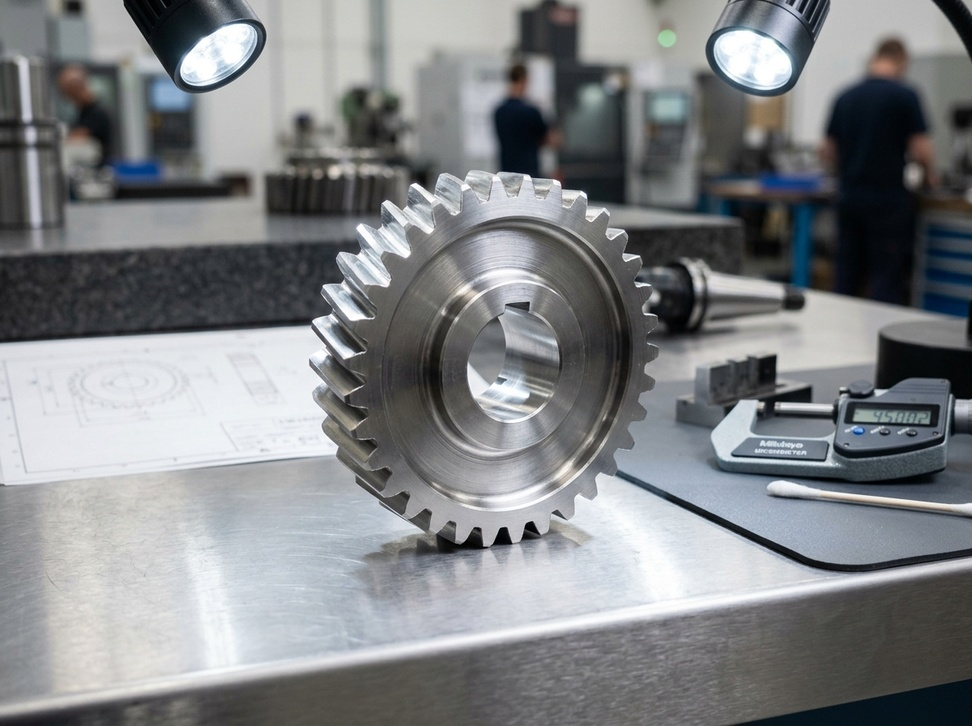
#> input picture sample_factory_data/clean_part.jpg, 972 x 726 px, shrunk from 1200 x 896 before the run
$ python -i inference.py   (imports and definitions only)
#> lines starting #> are read from the running program, lines starting #| are printed output that depends on the picture; after the words box and inside, x2 and y2 are one past the last pixel; in counts of white or black regions, pixels touching at a corner belong together
"""
Owner: Krrish & Anuj
Production-grade Computer Vision & YOLO Defect Inspection Engine.
Performs deterministic visual surface analysis (Canny Edge Gradient, Contour Disparity,
Morphological Defect Localization) with YOLOv8 integration.
Deterministic: The exact same image will ALWAYS yield the exact same accurate inspection result.
"""
import os
import io
import numpy as np
from PIL import Image
import cv2

MODEL_WEIGHTS_PATH = os.getenv("MODEL_WEIGHTS_PATH", "app/model/weights/best.pt")
_model = None


# [14 lines left out: function _load_yolo, not called in this run]


def _analyze_image_contours(image_rgb: np.ndarray) -> list:
    """
    Deterministic Computer Vision Surface Analyzer.
    Analyzes surface gradient variance, high-contrast fracture lines, and localized anomalies.
    """
    height, width, _ = image_rgb.shape
#> height = 726; width = 972
    gray = cv2.cvtColor(image_rgb, cv2.COLOR_RGB2GRAY)

    # 1. Contrast & edge gradients
    blurred = cv2.GaussianBlur(gray, (5, 5), 0)
    edges = cv2.Canny(blurred, 50, 150)
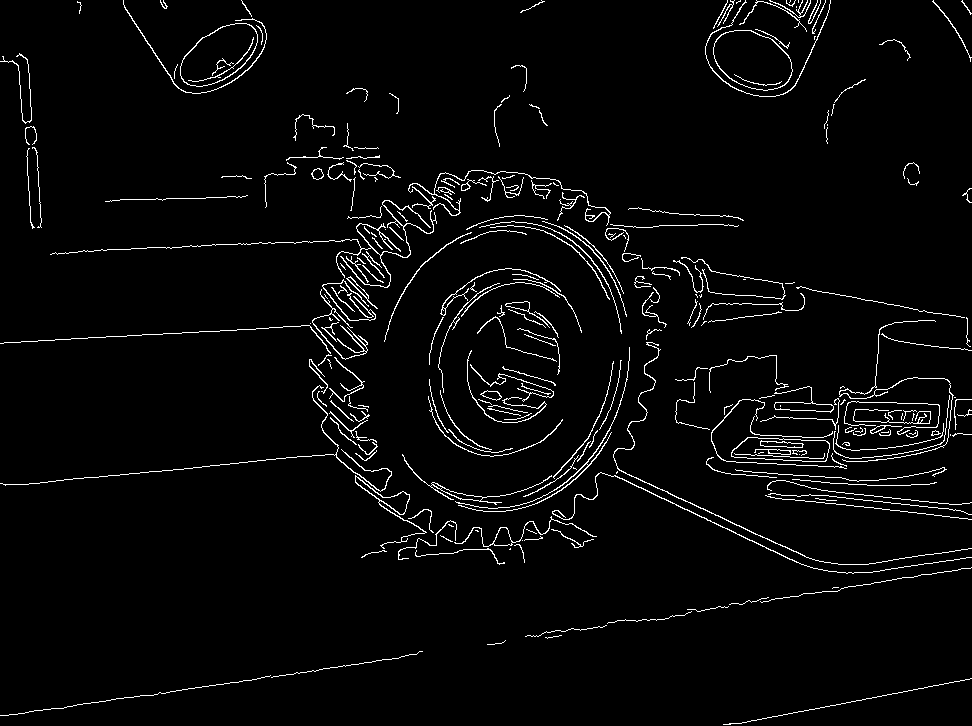
#> edges: shape (726, 972); 3.3% white in thin lines or dots

    # 2. Morphological dilation to group fracture/scratch fragments
    kernel = cv2.getStructuringElement(cv2.MORPH_RECT, (7, 7))
    dilated = cv2.dilate(edges, kernel, iterations=2)
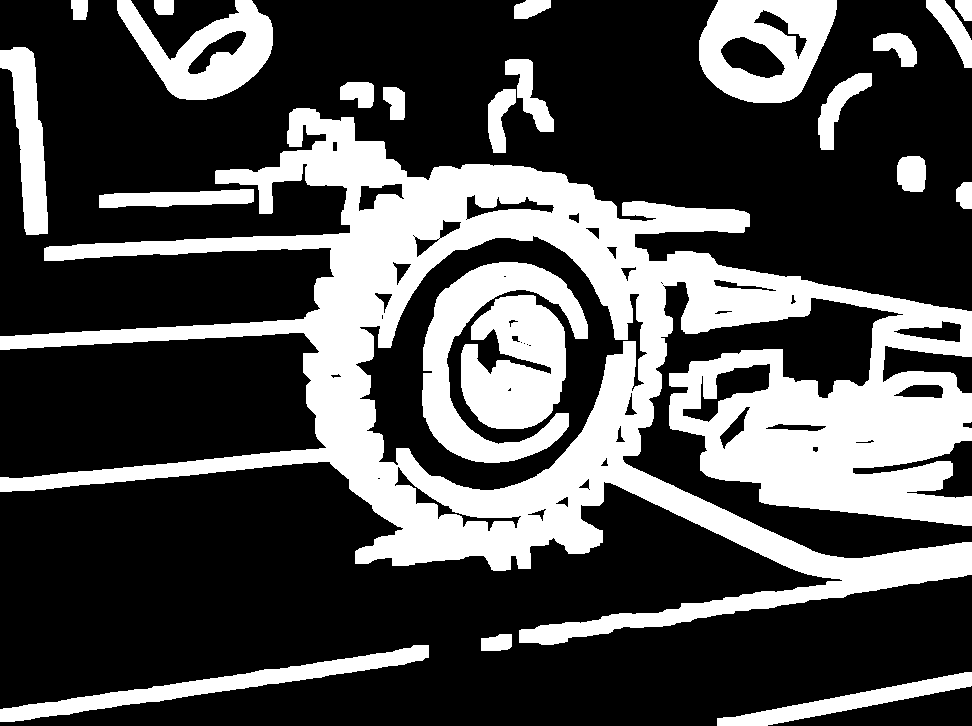
#> dilated: shape (726, 972); 30.9% white; 23 white regions

    # 3. Find connected anomaly contours
    contours, _ = cv2.findContours(dilated, cv2.RETR_EXTERNAL, cv2.CHAIN_APPROX_SIMPLE)
#> contours = 21 contours; largest, box (x1, y1, x2, y2) and area: (0, 108, 972, 645) 202414, (699, 0, 837, 103) 11126, (117, 0, 273, 100) 8180, (0, 645, 429, 722) 5939, (0, 47, 48, 235) 4438

    detections = []
    min_area = (width * height) * 0.003  # ignore microscopic noise
#> min_area = 2117
    max_area = (width * height) * 0.80   # ignore entire background
#> max_area = 564537.6

    for cnt in contours:
        area = cv2.contourArea(cnt)
        if min_area < area < max_area:
            x, y, w, h = cv2.boundingRect(cnt)
            aspect_ratio = float(w) / float(h) if h > 0 else 1.0

            # Inspect localized patch properties
            patch_gray = gray[y:y+h, x:x+w]
            patch_mean = float(np.mean(patch_gray))
            patch_std = float(np.std(patch_gray))

            # Classify based on geometric and photometric properties
            if aspect_ratio > 2.5 or aspect_ratio < 0.4:
                # Elongated linear feature -> scratch or crack
                defect_type = "deep_scratch" if patch_std > 25 else "hairline_crack"
                confidence = min(0.96, max(0.82, 0.80 + (patch_std / 200.0)))
            elif patch_mean < 60:
                # Dark burned/void patch -> burn through or porosity
                defect_type = "burn_through" if area > (min_area * 3) else "surface_porosity"
                confidence = min(0.95, max(0.79, 0.78 + (area / (width * height))))
            else:
                # General surface irregularity
                defect_type = "surface_scratch"
                confidence = 0.87

            detections.append({
                "defect_type": defect_type,
                "confidence": round(float(confidence), 2),
                "bbox": [float(x), float(y), float(x + w), float(y + h)],
            })
#> this loop made 21 passes
#> (area, x, y, w, h, aspect_ratio, patch_mean, patch_std) on passes 1, 2, 7, 13, 17, 20: (3427, 717, 672, 255, 54, 4.72, 53.4, 34.45), (5939, 0, 645, 429, 77, 5.57, 142.3, 64.15), (202414, 0, 108, 972, 537, 1.81, 131.4, 71.22), (4437.5, 0, 47, 48, 188, 0.255, 96.54, 45.6), (11126, 699, 0, 138, 103, 1.34, 157, 67.83), (8179.5, 117, 0, 156, 100, 1.56, 134.5, 81.83)
#> area on passes 3, 4, 5, 6, 8, 9: 408, 1960, 331, 873.5, 1005.5, 519
#> pass 1, in _analyze_image_contours, `patch_gray = gray[y:y+h, x:x+w]`:
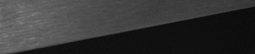
#> patch_gray: shape (54, 255); min 9, max 125, mean 53.4
#> pass 2, in _analyze_image_contours, `patch_gray = gray[y:y+h, x:x+w]`:
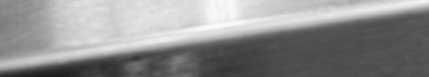
#> patch_gray: shape (77, 429); min 28, max 252, mean 142.3
#> after the loop:
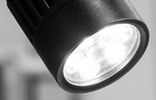
#> patch_gray: shape (100, 156); min 0, max 255, mean 134.5
#> after the loop, detections = 6 items

    # Sort detections by confidence descending, return top 3
    detections.sort(key=lambda d: d["confidence"], reverse=True)
    return detections[:3]


# [34 lines left out: function run_inference, not called in this run]

>>> import cv2
>>> picture = cv2.cvtColor(cv2.imread('../../../../sample_factory_data/clean_part.jpg'), cv2.COLOR_BGR2RGB)
>>> result = _analyze_image_contours(picture)
#> result = 3 items

$ run again, on sample_factory_data/surface_scratch.jpg
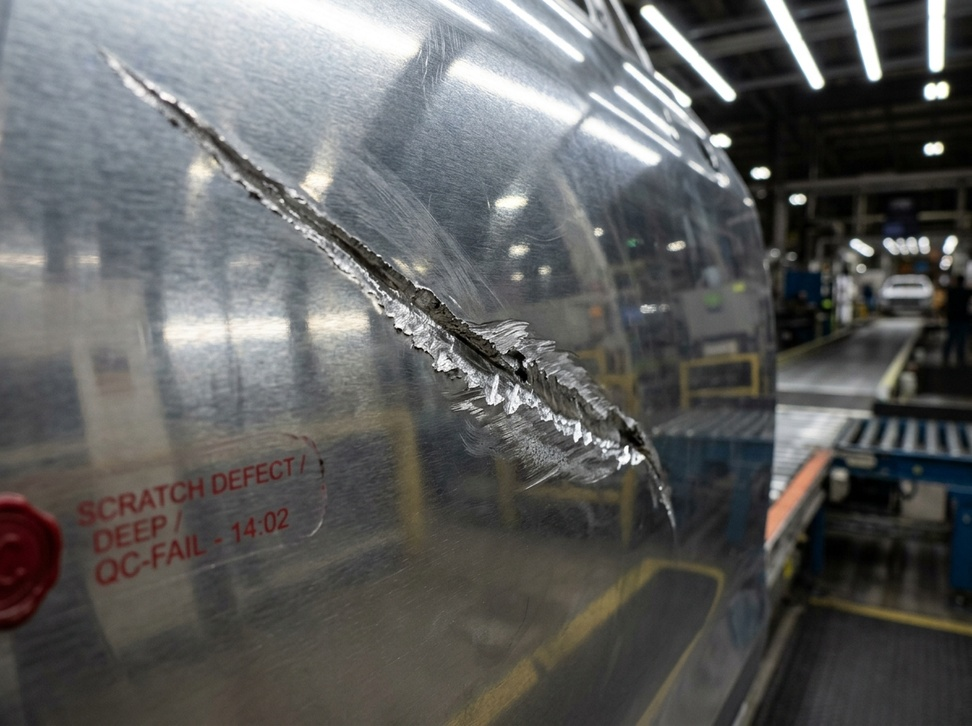
#> input picture sample_factory_data/surface_scratch.jpg, 972 x 726 px, shrunk from 1200 x 896 before the run
#> in _analyze_image_contours, `edges = cv2.Canny(blurred, 50, 150)`:
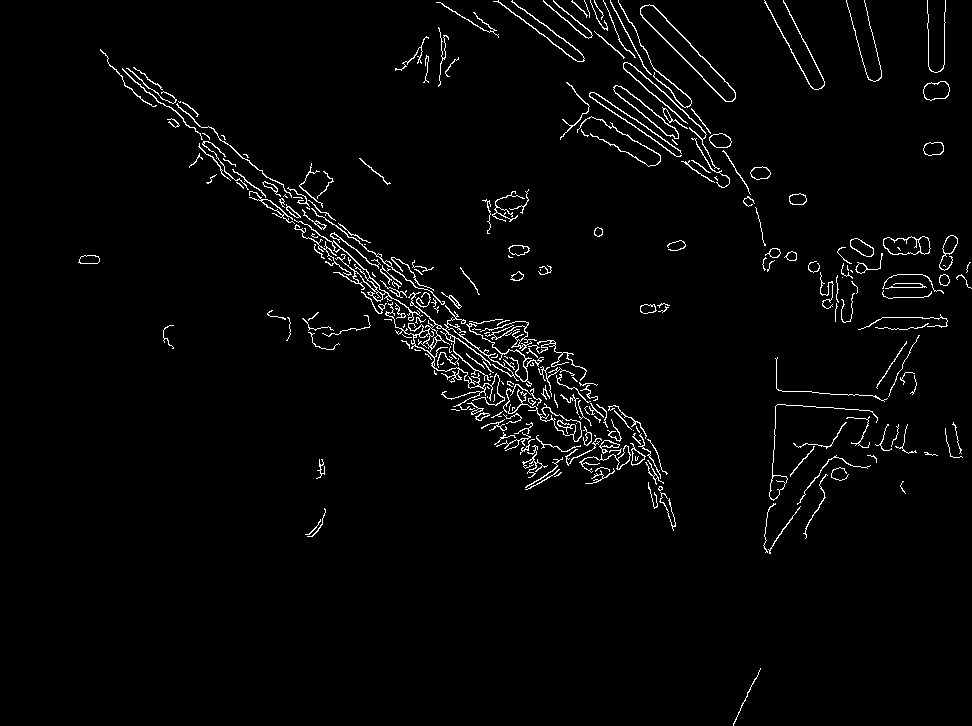
#> edges: shape (726, 972); 2.5% white in thin lines or dots
#> dilated: shape (726, 972); 20.4% white; 24 white regions
#> contours = 24 contours; largest, box (x1, y1, x2, y2) and area: (487, 0, 972, 560) 62113, (94, 43, 682, 537) 53818, (758, 0, 831, 96) 3310, (389, 21, 465, 93) 3048, (917, 0, 956, 107) 2990
#> the loop in _analyze_image_contours, `for cnt in contours:` made 24 passes
#> (area, x, y, w, h, aspect_ratio, patch_mean, patch_std) on passes 15, 18, 19, 20, 21, 22, 23: (2169.5, 476, 183, 59, 57, 1.04, 127.7, 46.55), (53818.5, 94, 43, 588, 494, 1.19, 121.3, 49.99), (3048.5, 389, 21, 76, 72, 1.06, 184.2, 42.32), (2989.5, 917, 0, 39, 107, 0.364, 123.4, 95.83), (2615.5, 840, 0, 48, 88, 0.545, 113.5, 92.25), (3310.5, 758, 0, 73, 96, 0.76, 91.97, 85.44), (62113, 487, 0, 485, 560, 0.866, 82.21, 63.29)
#> after the loop in _analyze_image_contours, `for cnt in contours:`:
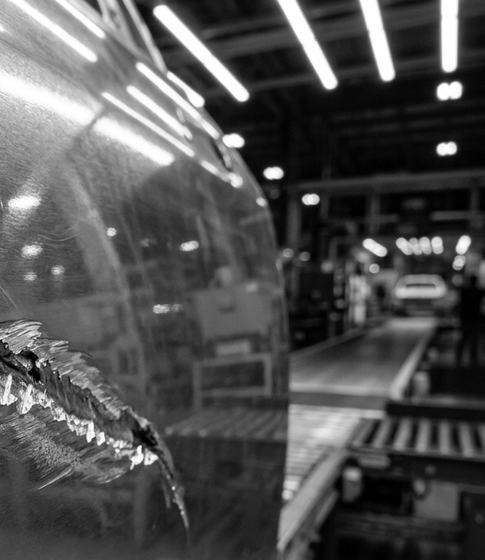
#> patch_gray: shape (560, 485); min 0, max 255, mean 82.2
#> after the loop in _analyze_image_contours, `for cnt in contours:`: detections = 7 items
#> result = 3 items

$ run again, on sample_factory_data/weld_crack.jpg
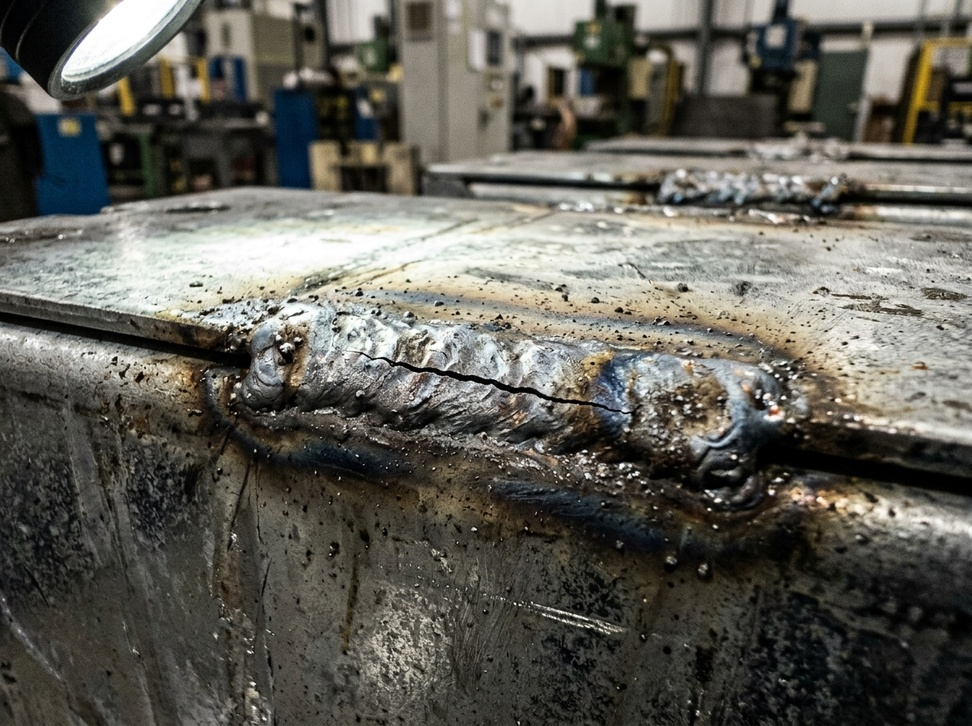
#> input picture sample_factory_data/weld_crack.jpg, 972 x 726 px, shrunk from 1200 x 896 before the run
#> in _analyze_image_contours, `edges = cv2.Canny(blurred, 50, 150)`:
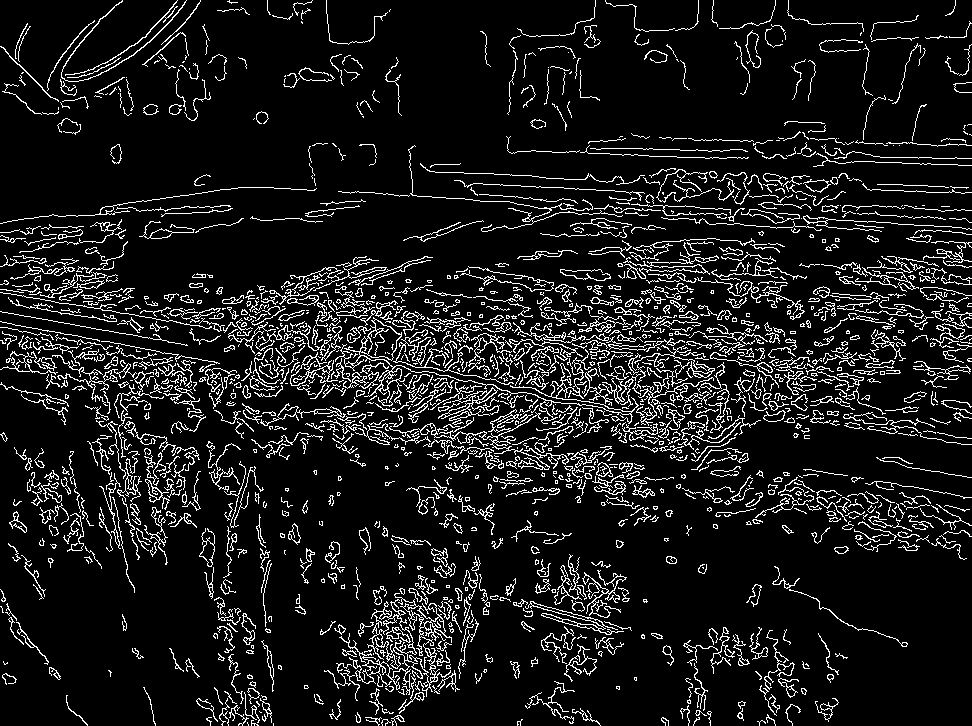
#> edges: shape (726, 972); 10.1% white in thin lines or dots
#> dilated: shape (726, 972); 67.8% white; 162 black regions (63 under 20 px)
#> contours = 31 contours; largest, box (x1, y1, x2, y2) and area: (0, 0, 972, 726) 462002, (0, 0, 253, 141) 20614, (277, 0, 397, 94) 4557, (740, 560, 914, 653) 3814, (0, 583, 67, 686) 2265
#> the loop in _analyze_image_contours, `for cnt in contours:` made 31 passes
#> (area, x, y, w, h, aspect_ratio, patch_mean, patch_std) on passes 13, 14, 24, 27, 28, 31: (2265, 0, 583, 67, 103, 0.65, 52.29, 18.95), (3813.5, 740, 560, 174, 93, 1.87, 30.08, 17.21), (2198, 350, 51, 58, 73, 0.795, 75.88, 44.31), (462002, 0, 0, 972, 726, 1.34, 94.5, 68.7), (4557, 277, 0, 120, 94, 1.28, 94.71, 58.07), (20613.5, 0, 0, 253, 141, 1.79, 87.18, 77.43)
#> after the loop in _analyze_image_contours, `for cnt in contours:`:
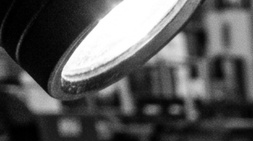
#> patch_gray: shape (141, 253); min 0, max 255, mean 87.2
#> after the loop in _analyze_image_contours, `for cnt in contours:`: detections = 6 items
#> result = 3 items
